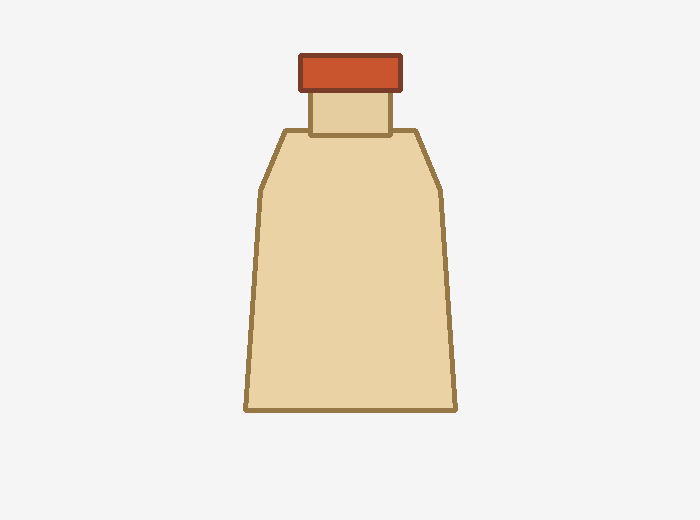
#> input picture reference/chai_chuan.png, 700 x 520 px
$ python -i image_processing.py   (imports and definitions only)
#> lines starting #> are read from the running program, lines starting #| are printed output that depends on the picture; after the words box and inside, x2 and y2 are one past the last pixel; in counts of white or black regions, pixels touching at a corner belong together
#> further down, picture is the input picture: shape (520, 700, 3); mean B, G, R 228.7, 236.3, 241.4
import cv2
import numpy as np


def to_gray(image):
    return cv2.cvtColor(image, cv2.COLOR_BGR2GRAY)
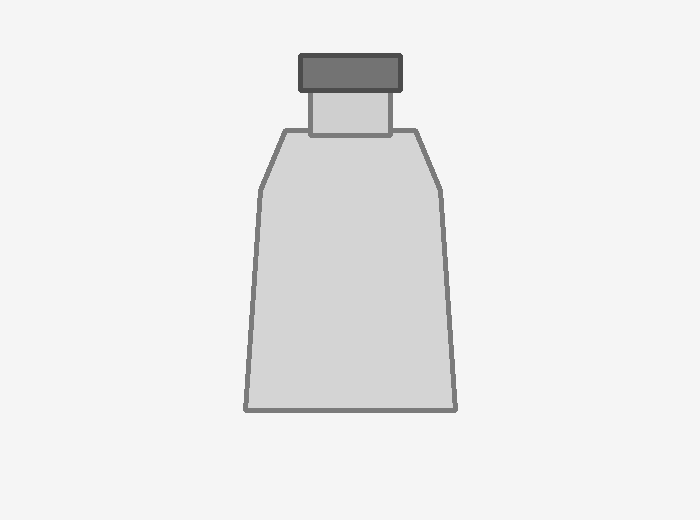
#> returned value: shape (520, 700); min 76, max 245, mean 236.9


def gaussian_blur(gray, k=5):
#> called with k = 5
    k = max(3, int(k))
#> k = 5
    if k % 2 == 0:
        k += 1
    return cv2.GaussianBlur(gray, (k, k), 0)


def canny_edges(gray):
    return cv2.Canny(gaussian_blur(gray, 5), 60, 150)


def _largest_valid_contour(binary):
    contours, _ = cv2.findContours(binary, cv2.RETR_EXTERNAL, cv2.CHAIN_APPROX_SIMPLE)
    h, w = binary.shape
    area_img = h * w
    valid = []
    for c in contours:
        a = cv2.contourArea(c)
        if area_img * 0.03 <= a <= area_img * 0.95:
            x, y, bw, bh = cv2.boundingRect(c)
            cx, cy = x + bw / 2, y + bh / 2
            dist = ((cx - w / 2) / w) ** 2 + ((cy - h / 2) / h) ** 2
            valid.append((a * (1.0 - min(dist, 0.75)), c))
    return max(valid, key=lambda t: t[0])[1] if valid else None


def segment_product(image):
    """Tách vật thể chính khỏi nền. Tốt nhất với nền đơn sắc tương phản."""
    gray = gaussian_blur(to_gray(image), 5)
    _, n = cv2.threshold(gray, 0, 255, cv2.THRESH_BINARY + cv2.THRESH_OTSU)
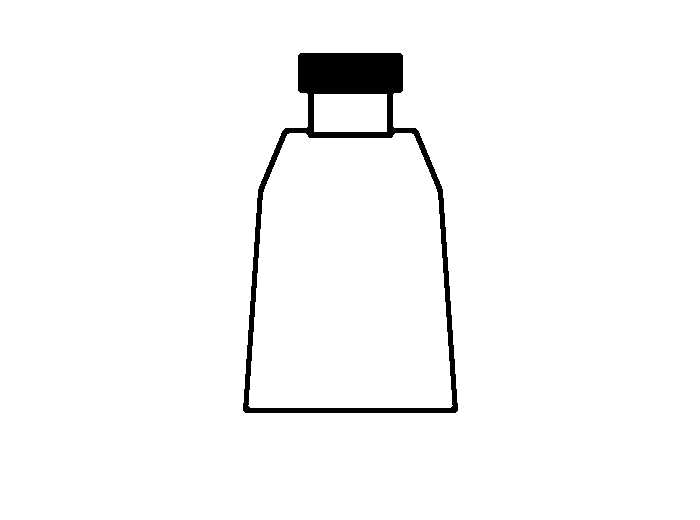
#> n: shape (520, 700); 97.4% white; 1 black region, box (x1, y1, x2, y2) and area: (243, 53, 458, 413) 9492
    _, inv = cv2.threshold(gray, 0, 255, cv2.THRESH_BINARY_INV + cv2.THRESH_OTSU)
#> inv: shape (520, 700); 2.6% white; 1 white region
    cn, ci = _largest_valid_contour(n), _largest_valid_contour(inv)
#> in _largest_valid_contour, `contours, _ = cv2.findContours(binary, cv2.RETR_EXTERNAL, cv2.CHAIN_AP..`: contours = [[[0, 0], [0, 519], [699, 519], [699, 0]]]
#> the loop in _largest_valid_contour, `for c in contours:` made 1 pass
#> (c, a) on pass 1: ([[0, 0], [0, 519], [699, 519], [699, 0]], 362781)
#> after the loop in _largest_valid_contour, `for c in contours:`: valid = []
#> in _largest_valid_contour (call 2), `contours, _ = cv2.findContours(binary, cv2.RETR_EXTERNAL, cv2.CHAIN_AP..`: contours = 1 contour; box (x1, y1, x2, y2) and area: (243, 53, 458, 413) 61118
#> the loop in _largest_valid_contour (call 2), `for c in contours:` made 1 pass
#> (a, x, y, bw, bh, cx, cy, dist) on pass 1: (61118, 243, 53, 215, 360, 350.5, 233, 0.0027)
#> ci = contour of 180 points, box (x1, y1, x2, y2) (243, 53, 458, 413), area 61118
    if cn is None and ci is None:
        raise ValueError("Không tách được sản phẩm. Hãy chụp trên nền đơn giản, đủ sáng và để sản phẩm nằm trọn khung hình.")
    def score(c, shape):
        if c is None:
            return -1
        h, w = shape
        a = cv2.contourArea(c)
        x, y, bw, bh = cv2.boundingRect(c)
        center = abs((x + bw/2)-w/2)/w + abs((y+bh/2)-h/2)/h
        return a * (1.2 - min(center, 1.0))
    c = cn if score(cn, n.shape) >= score(ci, inv.shape) else ci
#> c has the same summary as ci
    mask = np.zeros_like(gray)
    cv2.drawContours(mask, [c], -1, 255, cv2.FILLED)
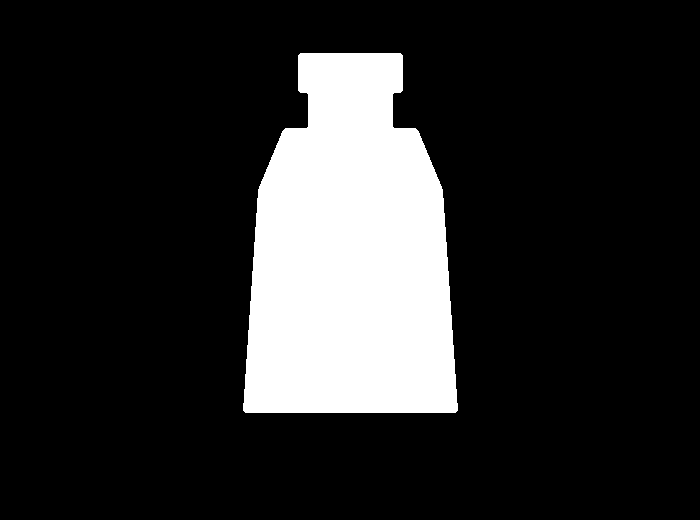
#> mask: shape (520, 700); 16.9% white; 1 white region, box (x1, y1, x2, y2) and area: (243, 53, 458, 413) 61660
    kernel = cv2.getStructuringElement(cv2.MORPH_ELLIPSE, (5,5))
    mask = cv2.morphologyEx(mask, cv2.MORPH_CLOSE, kernel, iterations=2)
#> mask: shape (520, 700); 16.9% white; 1 white region, box (x1, y1, x2, y2) and area: (243, 53, 458, 413) 61680
    mask = cv2.morphologyEx(mask, cv2.MORPH_OPEN, kernel, iterations=1)
#> mask: shape (520, 700); 16.9% white; 1 white region
    contours, _ = cv2.findContours(mask, cv2.RETR_EXTERNAL, cv2.CHAIN_APPROX_SIMPLE)
#> contours = 1 contour; box (x1, y1, x2, y2) and area: (243, 53, 458, 413) 61132
    c = max(contours, key=cv2.contourArea)
#> c = contour of 212 points, box (x1, y1, x2, y2) (243, 53, 458, 413), area 61132
    return mask, c, cv2.boundingRect(c)


def normalized_mask(mask, bbox, size=(420, 520)):
    x, y, w, h = bbox
    crop = mask[y:y+h, x:x+w]
    if crop.size == 0:
        raise ValueError("Vùng sản phẩm không hợp lệ.")
    return cv2.resize(crop, size, interpolation=cv2.INTER_NEAREST)


def normalized_crop(image, bbox, size=(420, 520)):
    x, y, w, h = bbox
    crop = image[y:y+h, x:x+w]
    if crop.size == 0:
        raise ValueError("Vùng sản phẩm không hợp lệ.")
    return cv2.resize(crop, size, interpolation=cv2.INTER_AREA)


def mask_iou(ref_mask, ref_bbox, test_mask, test_bbox):
    r = normalized_mask(ref_mask, ref_bbox)
    t = normalized_mask(test_mask, test_bbox)
    inter = np.logical_and(r > 0, t > 0).sum()
    union = np.logical_or(r > 0, t > 0).sum()
    return float(inter / max(union, 1) * 100.0), r, t, cv2.absdiff(r, t)


def make_visual_mask(mask):
    return cv2.cvtColor(mask, cv2.COLOR_GRAY2BGR)


def make_visual_gray(gray):
    return cv2.cvtColor(gray, cv2.COLOR_GRAY2BGR)

>>> import cv2
>>> picture = cv2.imread('reference/chai_chuan.png')
>>> result = segment_product(picture)

$ run again, on reference/cuoc_chuan.png
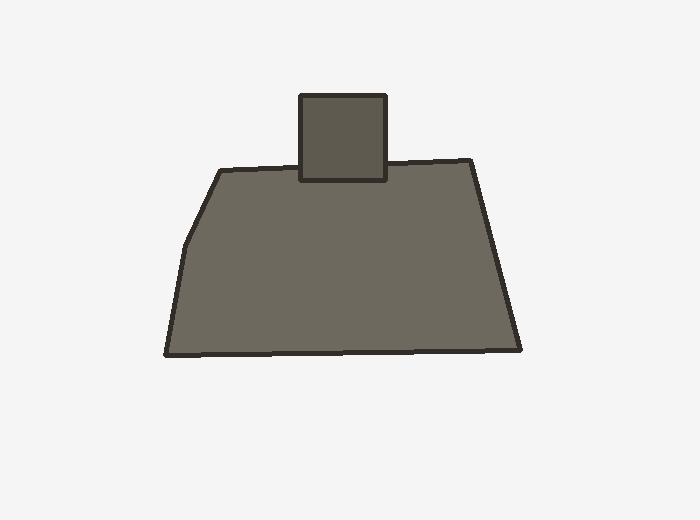
#> input picture reference/cuoc_chuan.png, 700 x 520 px
#> picture is the input picture: shape (520, 700, 3); mean B, G, R 216.3, 218.1, 219
#> k = 5
#> in segment_product, `_, n = cv2.threshold(gray, 0, 255, cv2.THRESH_BINARY + cv2.THRESH_OTSU)`:
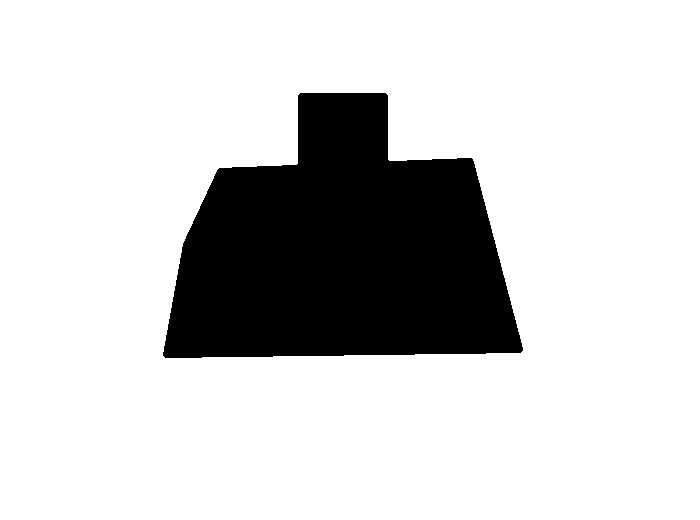
#> n: shape (520, 700); 81.6% white; 1 black region, box (x1, y1, x2, y2) and area: (163, 93, 523, 358) 66824
#> inv: shape (520, 700); 18.4% white; 1 white region
#> in _largest_valid_contour, `contours, _ = cv2.findContours(binary, cv2.RETR_EXTERNAL, cv2.CHAIN_AP..`: contours = [[[0, 0], [0, 519], [699, 519], [699, 0]]]
#> the loop in _largest_valid_contour, `for c in contours:` made 1 pass
#> (c, a) on pass 1: ([[0, 0], [0, 519], [699, 519], [699, 0]], 362781)
#> after the loop in _largest_valid_contour, `for c in contours:`: valid = []
#> in _largest_valid_contour (call 2), `contours, _ = cv2.findContours(binary, cv2.RETR_EXTERNAL, cv2.CHAIN_AP..`: contours = 1 contour; box (x1, y1, x2, y2) and area: (163, 93, 523, 358) 66262
#> the loop in _largest_valid_contour (call 2), `for c in contours:` made 1 pass
#> (a, x, y, bw, bh, cx, cy, dist) on pass 1: (66262, 163, 93, 360, 265, 343, 225.5, 0.0045)
#> ci = contour of 246 points, box (x1, y1, x2, y2) (163, 93, 523, 358), area 66262
#> in segment_product, `c = cn if score(cn, n.shape) >= score(ci, inv.shape) else ci`: c has the same summary as ci
#> in segment_product, `contours, _ = cv2.findContours(mask, cv2.RETR_EXTERNAL, cv2.CHAIN_APPR..`: contours = 1 contour; box (x1, y1, x2, y2) and area: (163, 93, 523, 358) 66267
#> in segment_product, `c = max(contours, key=cv2.contourArea)`: c = contour of 265 points, box (x1, y1, x2, y2) (163, 93, 523, 358), area 66267

$ run again, on reference/gach_chuan.png
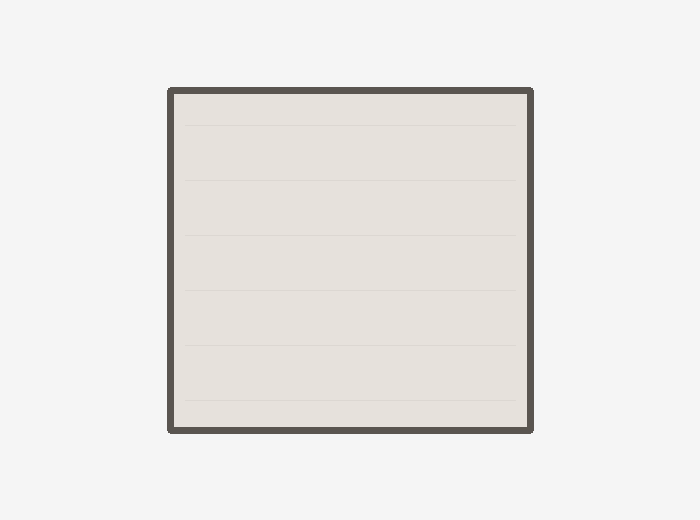
#> input picture reference/gach_chuan.png, 700 x 520 px
#> picture is the input picture: shape (520, 700, 3); mean B, G, R 232.4, 234.2, 235.9
#> k = 5
#> in segment_product, `_, n = cv2.threshold(gray, 0, 255, cv2.THRESH_BINARY + cv2.THRESH_OTSU)`:
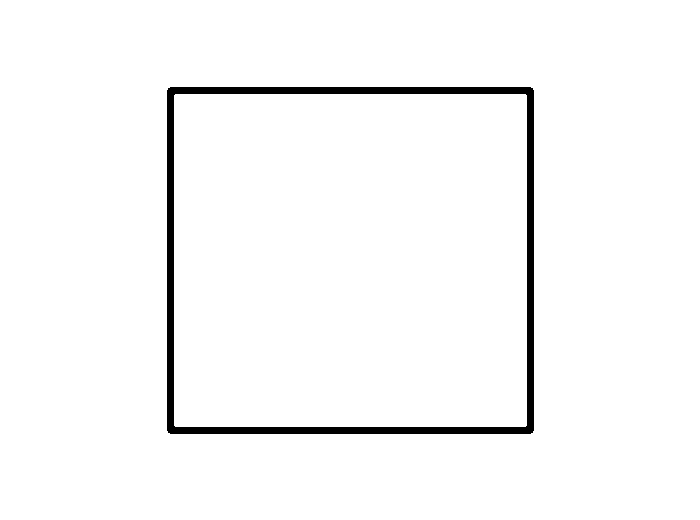
#> n: shape (520, 700); 97.3% white; 1 black region, box (x1, y1, x2, y2) and area: (167, 87, 534, 434) 9784
#> inv: shape (520, 700); 2.7% white; 1 white region
#> in _largest_valid_contour, `contours, _ = cv2.findContours(binary, cv2.RETR_EXTERNAL, cv2.CHAIN_AP..`: contours = [[[0, 0], [0, 519], [699, 519], [699, 0]]]
#> the loop in _largest_valid_contour, `for c in contours:` made 1 pass
#> (c, a) on pass 1: ([[0, 0], [0, 519], [699, 519], [699, 0]], 362781)
#> after the loop in _largest_valid_contour, `for c in contours:`: valid = []
#> in _largest_valid_contour (call 2), `contours, _ = cv2.findContours(binary, cv2.RETR_EXTERNAL, cv2.CHAIN_AP..`: contours = 1 contour; box (x1, y1, x2, y2) and area: (167, 87, 534, 434) 126620
#> the loop in _largest_valid_contour (call 2), `for c in contours:` made 1 pass
#> (a, x, y, bw, bh, cx, cy, dist) on pass 1: (126620, 167, 87, 367, 347, 350.5, 260.5, 1.43e-06)
#> ci = contour of 20 points, box (x1, y1, x2, y2) (167, 87, 534, 434), area 126620
#> in segment_product, `c = cn if score(cn, n.shape) >= score(ci, inv.shape) else ci`: c has the same summary as ci
#> in segment_product, `cv2.drawContours(mask, [c], -1, 255, cv2.FILLED)`:
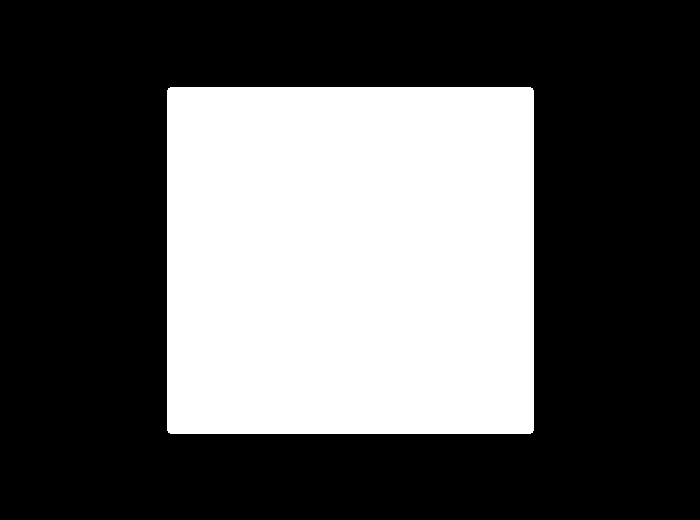
#> mask: shape (520, 700); 35% white; 1 white region
